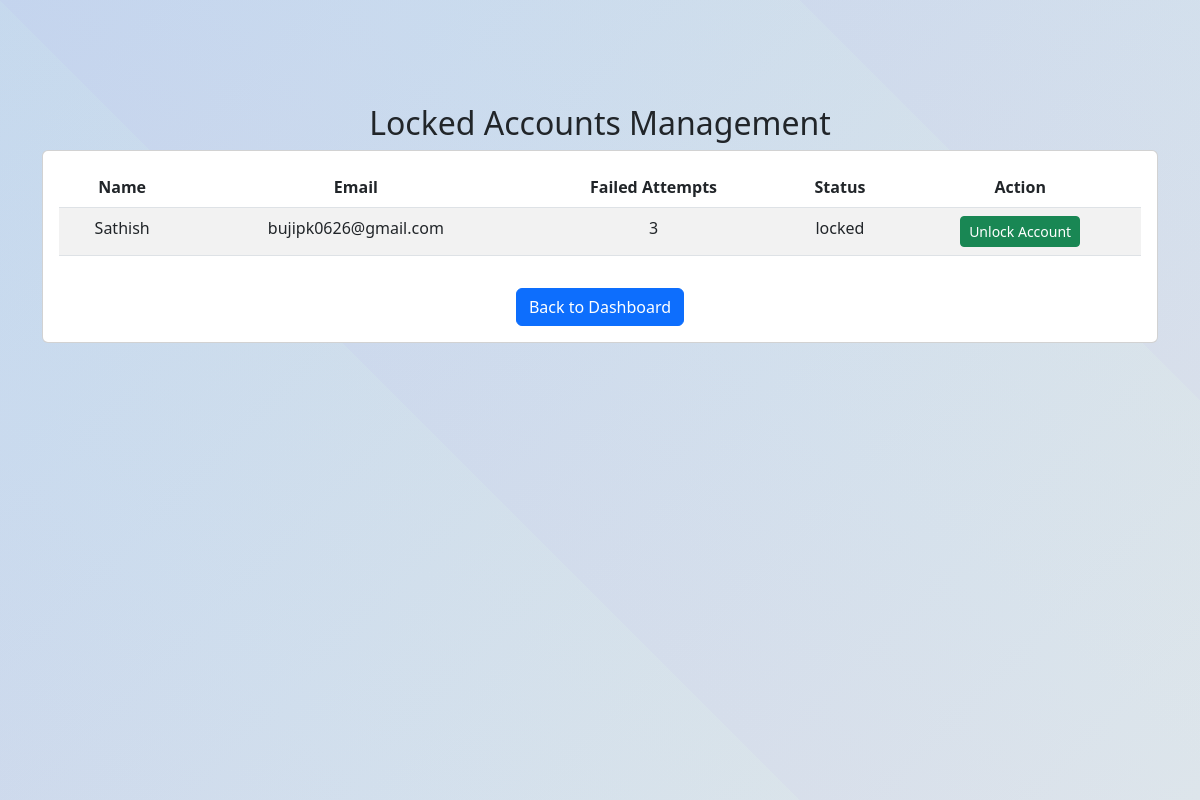
The page /admin/locked_accounts (signed in) on the database its author committed.
### app.py (models this page shows)
class User(UserMixin, db.Model):
    id = db.Column(db.Integer, primary_key=True)
    name = db.Column(db.String(100), nullable=False)
    dob = db.Column(db.String(20), nullable=False)
    mobile = db.Column(db.String(15), unique=True, nullable=False)
    email = db.Column(db.String(100), unique=True, nullable=False)
    password = db.Column(db.String(200), nullable=False)
    graphical_password = db.Column(db.String(200), nullable=True)
    hash_password = db.Column(db.String(200), nullable=True)
    role = db.Column(db.String(10), nullable=True)
    login_failed_count = db.Column(db.Integer, default=0)  # New field for tracking failed logins
    status = db.Column(db.String(20), default='active')    # New field for account status

### app.py (the view)
@app.route('/admin/locked_accounts')
@login_required
def locked_accounts():
    if current_user.role != 'Admin':
        flash("Unauthorized access", "danger")
        return redirect(url_for('home'))
    locked_users = User.query.filter(User.login_failed_count >= 3).all()
    return render_template('locked_accounts.html', users=locked_users)

### app.py (called while the page is built)
@login_manager.user_loader
def load_user(user_id):
    return User.query.get(int(user_id))

### templates/locked_accounts.html (shortened to what this page needs)
<!DOCTYPE html>
<html lang="en">
<head>
    <link href="https://cdnjs.cloudflare.com/ajax/libs/bootstrap/5.3.0/css/bootstrap.min.css" rel="stylesheet">
    <link href="https://cdnjs.cloudflare.com/ajax/libs/font-awesome/6.4.0/css/all.min.css" rel="stylesheet">
</head>
<body>
    <section class="hero-section">
        <div class="animated-bg"></div>
    <div class="container mt-4 text-center mb-3">
        <h2>Locked Accounts Management</h2>
        <div class="card">
            <div class="card-body">
                <table class="table table-striped table-hover">
                    <thead>
                        <tr>
                            <th>Name</th>
                            <th>Email</th>
                            <th>Failed Attempts</th>
                            <th>Status</th>
                            <th>Action</th>
                        </tr>
                    </thead>
                    <tbody>
                        {% for user in users %}
                        <tr>
                            <td>{{ user.name }}</td>
                            <td>{{ user.email }}</td>
                            <td>{{ user.login_failed_count }}</td>
                            <td>{{ user.status }}</td>
                            <td>
                                <form action="{{ url_for('unlock_account', user_id=user.id) }}" method="post" class="d-inline">
                                    <button type="submit" class="btn btn-sm btn-success">Unlock Account</button>
                                </form>
                            </td>
                        </tr>
                        {% endfor %}
                    </tbody>
                </table>
                <a href="{{ url_for('admin') }}" class="btn btn-primary mt-3">Back to Dashboard</a>
            </div>
        </div>
    </div>
    </section>
</body>
</html>

### templates/locked_accounts.html (style rules this page uses)
.animated-bg { position: absolute; top: 0; left: 0; right: 0; height: 100%; overflow: hidden; background: linear-gradient(135deg, #cad9ef 0%, #e4e7eb 100%); }
.animated-bg::before { content: ''; position: absolute; width: 200%; height: 200%; background: repeating-linear-gradient( 45deg, rgba(0, 67, 206, 0.03) 0%, rgba(0, 166, 237, 0.03) 10%, rgba(65, 211, 189, 0.03) 20% ); animation: bg-animation 30s linear infinite; }
.hero-section { min-height: 100vh; position: relative; overflow: hidden; padding-top: 80px; }
.container { position: relative; z-index: 2; }

### rows shown on the page
User: name "Sathish", email "bujipk0626@gmail.com", login_failed_count "3", status "locked"
